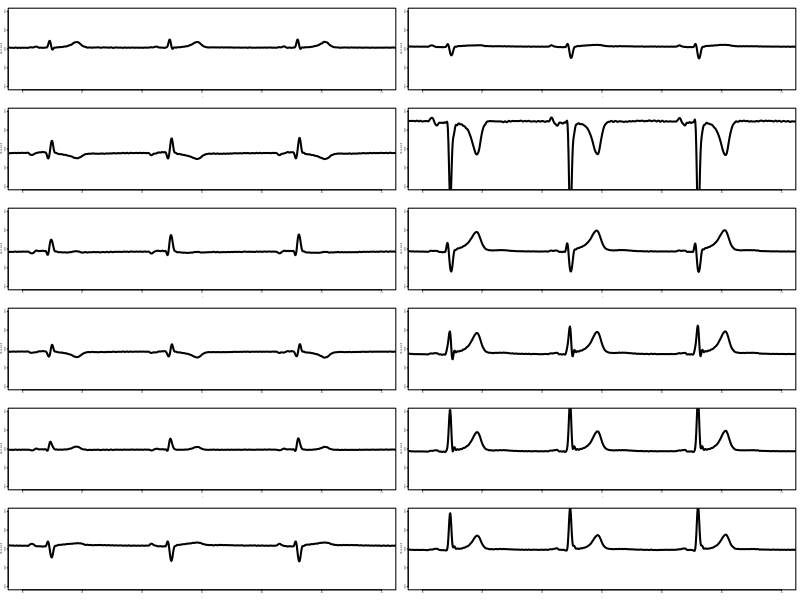

This chart was generated by the following R code:
#!/usr/bin/RScript

# Electrode configuration:
# BIAS OUT: RL (green) - is connected to the Right Leg.
# IN1P: RA (white) - Right Arm.
# IN2P: LA (black) - Left Arm.
# IN3P: V1 (brown) - fourth intercostal, right strernal border.
# IN4P: V2 (yellow) - fourth intercostal, left sternal border.
# IN5P: V3 (green) - equal distance between V2 and V4.
# IN6P: V4 (blue) - fifth intercostal, left mid clavicular line.
# IN7P: V5 (orange) - anterior axillary line, same level with V4.
# IN8P: V6 (purple) - mid axillary line, same level with V4 and V5.
# IN1N .. IN8N: LL (red) - Left Leg (All negative inputs are tied together).

electrodes <- read.csv("ecg-electrodes.csv",
    col.names=c("magic","leadoffP","leadoffN","GPIO1","GPIO2","GPIO3","GPIO4",
                "RA","LA","V1","V2","V3","V4","V5","V6"));

# num samples
N <- length(electrodes$RA);

electrodes = data.frame(electrodes, LL=1:N * 0);

I <- electrodes$LA - electrodes$RA
II <- electrodes$RA - electrodes$LL
III <- electrodes$LA - electrodes$LL
aVR <- electrodes$RA - (electrodes$LA + electrodes$LL)/2
aVL <- electrodes$LA - (electrodes$RA + electrodes$LL)/2
aVF <- electrodes$LL - (electrodes$RA + electrodes$LA)/2
V1 <- electrodes$V1 - (electrodes$LA + electrodes$RA + electrodes$LL)/3
V2 <- electrodes$V2 - (electrodes$LA + electrodes$RA + electrodes$LL)/3
V3 <- electrodes$V3 - (electrodes$LA + electrodes$RA + electrodes$LL)/3
V4 <- electrodes$V4 - (electrodes$LA + electrodes$RA + electrodes$LL)/3
V5 <- electrodes$V5 - (electrodes$LA + electrodes$RA + electrodes$LL)/3
V6 <- electrodes$V6 - (electrodes$LA + electrodes$RA + electrodes$LL)/3

unfiltered_leads <- data.frame(I, II, III, aVR, aVL, aVF, V1, V2, V3, V4, V5, V6);

# sample rate (samples per second)
rate <- 250

# times
t <- (0:(N - 1)) / rate;


#
# filter the leads with a bandpass filter from 0.1 Hz to 40 Hz
#

# filter setup
highPass <- 0.4; # Hz
highPassWidth <- 0.1; # Hz
lowPass <- 40; # Hz
lowPassWidth <- 1; # Hz
# possible/valid fft frequencies
f <- (0:(N - 1)) / N * rate;
# windowing function (just the product of two sigmoid functions)
win <- function(freq) { 1 / ((1 + exp(-(freq - highPass) / highPassWidth)) * (1 + exp((freq - lowPass) / lowPassWidth))) };

# apply the filter to each lead in turn
filtered_leads = unfiltered_leads
for (i in 1:dim(unfiltered_leads)[2]) {
    fft_unfiltered_lead = fft(unfiltered_leads[,i])
    fft_filtered_lead <- fft_unfiltered_lead * (win(f) + win(f[length(f)] - f));
    filtered_leads[,i] = Re(fft(fft_filtered_lead, inverse=TRUE) / N)
}

# plot the raw data
if (FALSE) {
    X11()
    par(mfcol=c(8,1),cex=0.1)
    for (i in (-8:-1 + dim(electrodes)[2])) {
        plot(t, electrodes[,i], type="l", lwd=2, xlim=c(1,11), ylim=c(-1./3, 1./3))
    }
}

# plot the processed data
X11()
par(mfcol=c(6,2),cex=0.1)
for (i in 1:dim(unfiltered_leads)[2]) {
    plot(t, filtered_leads[,i], type="l", lwd=2, xlim=c(8,11), ylim=c(-4e-3,4e-3))
}


